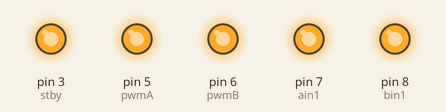
Bench run of a sketch on a simulated Arduino Uno, built with avr-gcc and run on an emulated ATmega328P. Shown: output pins drawn as LEDs (lit = HIGH).

Above: at 0.05 s.
At 2.25 s:
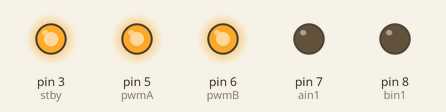
At 4.5 s:
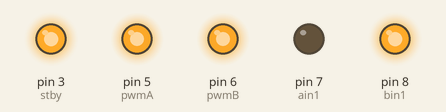
At 9.0 s:
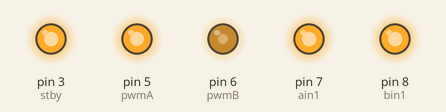
At 13.45 s:
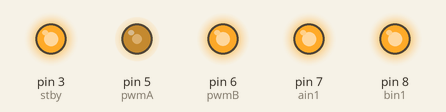
At 17.95 s:
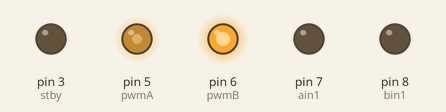
Timing chart, 0 to 20.7 s (numbered marks = the images above):
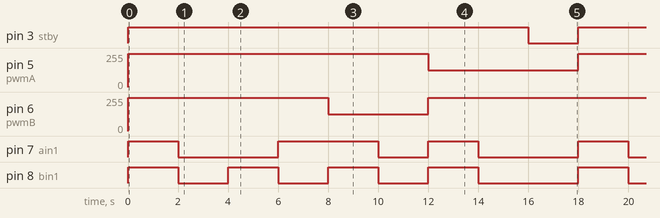

Measured:
- by itself, pin 3 (stby): alternates HIGH for 16.0 s and LOW for 2.0 s
- by itself, pin 5 (pwmA): alternates 250/255 for 12.0 s and 125/255 for 6.0 s
- by itself, pin 6 (pwmB): goes 250/255 8.0 s, 125/255 4.0 s, 250/255 14.0 s, 125/255 4.0 s, then 250/255
- by itself, pin 7 (ain1): repeats every 18.0 s: LOW 4.0 s, HIGH 4.0 s, LOW 2.0 s, HIGH 2.0 s, LOW 4.0 s, HIGH 2.0 s
- by itself, pin 8 (bin1): repeats every 18.0 s: 3 × (LOW 2.0 s, HIGH 2.0 s), LOW 4.0 s, HIGH 2.0 s

The sketch:

test_move.ino
```cpp
int pwmA = 5;
int pwmB = 6;
int ain1 = 7;
int bin1 = 8;
int stby = 3;
unsigned int vit = 250;

void setup() {
  pinMode(pwmA,OUTPUT);
  pinMode(pwmB,OUTPUT);
  pinMode(ain1,OUTPUT);
  pinMode(bin1,OUTPUT);
  pinMode(stby,OUTPUT);
}

void loop() {
  //avancer
  analogWrite(pwmA,vit);
  analogWrite(pwmB,vit);
  digitalWrite(ain1,1);
  digitalWrite(bin1,1);
  digitalWrite(stby,1);
  delay(2000);

  //reculer
  analogWrite(pwmA,vit);
  analogWrite(pwmB,vit);
  digitalWrite(ain1,0);
  digitalWrite(bin1,0);
  digitalWrite(stby,1);
  delay(2000);

  //toupie gauche
  analogWrite(pwmA,vit);
  analogWrite(pwmB,vit);
  digitalWrite(ain1,0);
  digitalWrite(bin1,1);
  digitalWrite(stby,1);
  delay(2000);

  //toupie droite
  analogWrite(pwmA,vit);
  analogWrite(pwmB,vit);
  digitalWrite(ain1,1);
  digitalWrite(bin1,0);
  digitalWrite(stby,1);
  delay(2000);

  //avant gauche
  analogWrite(pwmA,vit);
  analogWrite(pwmB,vit/2);
  digitalWrite(ain1,1);
  digitalWrite(bin1,1);
  digitalWrite(stby,1);
  delay(2000);

  //arrière gauche
  analogWrite(pwmA,vit);
  analogWrite(pwmB,vit/2);
  digitalWrite(ain1,0);
  digitalWrite(bin1,0);
  digitalWrite(stby,1);
  delay(2000);

  //avant droite
  analogWrite(pwmA,vit/2);
  analogWrite(pwmB,vit);
  digitalWrite(ain1,1);
  digitalWrite(bin1,1);
  digitalWrite(stby,1);
  delay(2000);

  //arrière droite
  analogWrite(pwmA,vit/2);
  analogWrite(pwmB,vit);
  digitalWrite(ain1,0);
  digitalWrite(bin1,0);
  digitalWrite(stby,1);
  delay(2000);

  //stop
  digitalWrite(stby,0);
  delay(2000);
}
```
